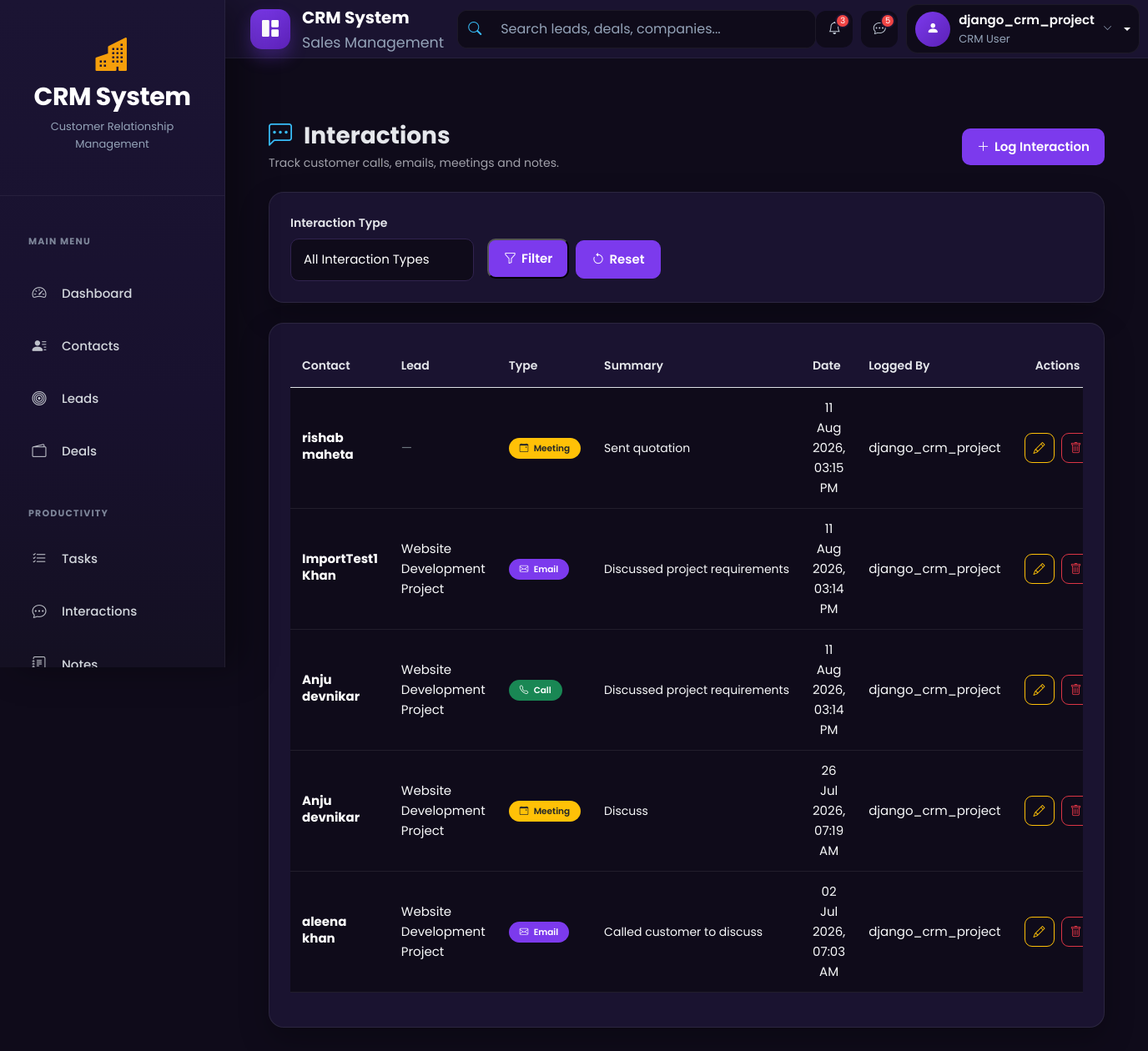
Page /interactions/ (signed in) on the earlier database version.
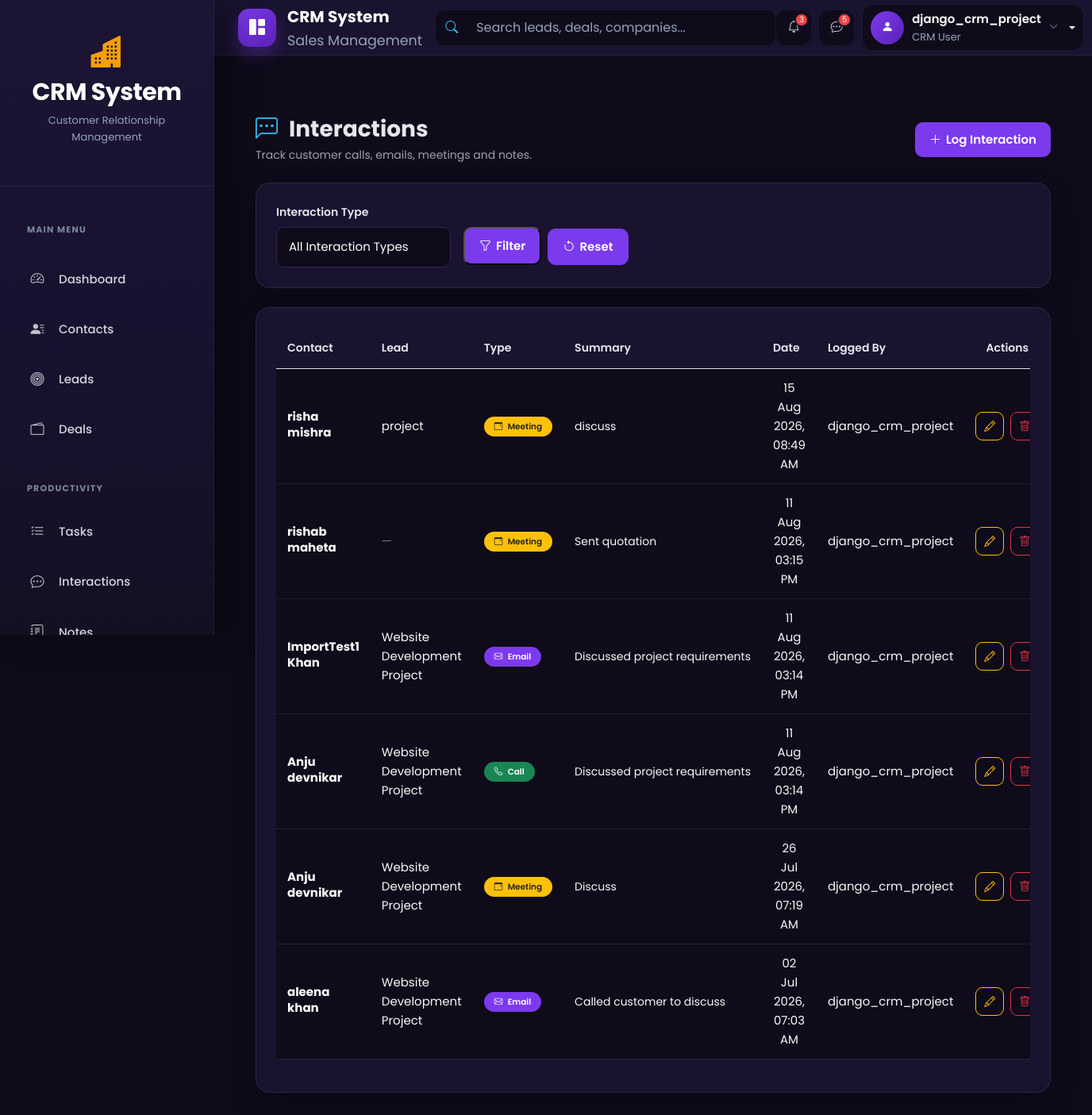
Same page on the later database version.
### interactions/models.py (models this page shows, shortened)
class Interaction(models.Model):
    INTERACTION_CHOICES = (
        ("call", "Call"),
        ("email", "Email"),
        ("meeting", "Meeting"),
        ("note", "Note"),
    )
    contact = models.ForeignKey(
        Contact,
        on_delete=models.CASCADE,
        related_name="interactions",
    )
    lead = models.ForeignKey(
        Lead,
        on_delete=models.SET_NULL,
        null=True,
        blank=True,
        related_name="interactions",
    )
    interaction_type = models.CharField(
        max_length=10,
        choices=INTERACTION_CHOICES,
    )
    summary = models.TextField()
    logged_by = models.ForeignKey(
        settings.AUTH_USER_MODEL,
        on_delete=models.SET_NULL,
        null=True,
        related_name="logged_interactions",
    )
    interaction_date = models.DateTimeField(
        default=timezone.now,
    )
    class Meta:
        ordering = ["-interaction_date"]
        verbose_name = "Interaction"
        verbose_name_plural = "Interactions"

### contacts/models.py (models this page shows)
class Contact(models.Model):
    SOURCE_CHOICES = (
        ('website','Website'),
        ('referral','Referral'),
        ('social','Social Media'),
        ('cold_call','Cold Call'),
    )
    first_name = models.CharField(max_length=100)
    last_name = models.CharField(max_length=100)
    email = models.EmailField(unique=True)
    phone = models.CharField(max_length=20,blank=True)
    company = models.ForeignKey(Company,on_delete=models.SET_NULL,null=True,blank=True)
    assigned_to = models.ForeignKey(settings.AUTH_USER_MODEL,on_delete=models.SET_NULL,null=True,blank=True)
    source = models.CharField(max_length=20,choices=SOURCE_CHOICES)
    created_at = models.DateTimeField(auto_now_add=True)
    def __str__(self):
       return f"{self.first_name} {self.last_name}"

### accounts/models.py (models this page shows)
class CustomUser(AbstractUser):
    ROLE_CHOICES = (
        ('admin', 'Admin'),
        ('agent', 'Agent'),
    )
    role = models.CharField(max_length=10, choices=ROLE_CHOICES, default='agent')
    phone = models.CharField(max_length=15, blank=True, null=True)
    profile_pic = models.ImageField(upload_to="profiles/", blank=True, null=True)
    email = models.EmailField(unique=True)
    is_approved = models.BooleanField(default=False, help_text="Admin approval required for login")
    def __str__(self):
        return self.username

### leads/models.py (models this page shows)
class Lead(models.Model):
    STATUS_CHOICES = [
        ('new','New'),
        ('contacted','Contacted'),
        ('qualified','Qualified'),
        ('proposal','Proposal'),
        ('won','Won'),
        ('lost','Lost'),
    ]
    contact = models.ForeignKey(Contact,on_delete=models.CASCADE)
    title = models.CharField(max_length=200)
    status = models.CharField(max_length=20, choices=STATUS_CHOICES, default='new')
    assigned_to = models.ForeignKey(settings.AUTH_USER_MODEL, on_delete=models.SET_NULL, null=True,blank=True)
    estimated_value = models.DecimalField(max_digits=12, decimal_places=2, default=0)
    expected_close =models.DateField(null=True, blank=True)
    created_at = models.DateTimeField(auto_now_add=True)
    updated_at =models.DateTimeField(auto_now=True)
    def __str__(self):
        return self.title

### interactions/views.py (the view)
class InteractionListView(LoginRequiredMixin, ListView):
    model = Interaction
    template_name = "interactions/interaction_list.html"
    context_object_name = "interactions"
    def get_queryset(self):
        queryset = (
            Interaction.objects
            .select_related(
                "contact",
                "lead",
                "logged_by",
            )
            .order_by(
                "-interaction_date"
            )
        )
        if self.request.user.role != "admin":
            queryset = queryset.filter(
                logged_by=self.request.user
            )
        interaction_type = self.request.GET.get(
            "type"
        )
        if interaction_type:
            queryset = queryset.filter(
                interaction_type=interaction_type
            )
        return queryset

### templates/interactions/interaction_list.html (shortened to what the changed rows need)
{% extends "base.html" %}
{% block content %}
<div class="container-fluid mt-4">
    <div class="d-flex justify-content-between align-items-center flex-wrap gap-3 mb-4">
        <div>
            <h2 class="crm-title mb-1">
                <i class="bi bi-chat-left-dots me-2"
                   style="color:#38bdf8;"></i>
                Interactions
            </h2>
        </div>
    </div>
    <div class="crm-card">
        {% if interactions %}
        <div class="table-responsive">
            <table class="table align-middle crm-contact-table">
                <thead>
                    <tr>
                        <th>Contact</th>
                        <th>Lead</th>
                        <th>Type</th>
                        <th>Summary</th>
                        <th>Date</th>
                        <th>Logged By</th>
                        <th class="text-center">
                            Actions
                        </th>
                    </tr>
                </thead>
                <tbody>
                {% for interaction in interactions %}
                    <tr>
                        <td>
                            <strong class="text-white">
                                {{ interaction.contact }}
                            </strong>
                        </td>
                        <td>
                            {% if interaction.lead %}
                                <span class="text-light">
                                    {{ interaction.lead }}
                                </span>
                            {% else %}
                                <span class="text-secondary">
                                    —
                                </span>
                            {% endif %}
                        </td>
                        <td>
                            {% if interaction.interaction_type == "call" %}
                                <span class="badge bg-success">
                                    <i class="bi bi-telephone me-1"></i>
                                    {{ interaction.get_interaction_type_display }}
                                </span>
                            {% elif interaction.interaction_type == "email" %}
                                <span class="badge bg-primary">
                                    <i class="bi bi-envelope me-1"></i>
                                    {{ interaction.get_interaction_type_display }}
                                </span>
                            {% elif interaction.interaction_type == "meeting" %}
                                <span class="badge bg-warning text-dark">
                                    <i class="bi bi-calendar-event me-1"></i>
                                    {{ interaction.get_interaction_type_display }}
                                </span>
                            {% else %}
                                <span class="badge bg-secondary">
                                    <i class="bi bi-sticky me-1"></i>
                                    {{ interaction.get_interaction_type_display }}
                                </span>
                            {% endif %}
                        </td>
                        <td title="{{ interaction.summary }}">
                            <span class="text-light">
                                {{ interaction.summary|truncatechars:50 }}
                            </span>
                        </td>
                        <td>
                            <span class="text-light">
                                {{ interaction.interaction_date|date:"d M Y, h:i A" }}
                            </span>
                        </td>
                        <td>
                            {% if interaction.logged_by %}
                                <span class="text-light">
                                    {{ interaction.logged_by }}
                                </span>
                            {% else %}
                                <span class="text-secondary">
                                    —
                                </span>
                            {% endif %}
                        </td>
                        <td class="text-center">
                            <div class="btn-group">
                                <a href="{% url 'interactions:interaction_edit' interaction.pk %}"
                                   class="btn btn-sm btn-outline-warning"
                                   title="Edit Interaction">
                                    <i class="bi bi-pencil"></i>
                                </a>
                                <a href="{% url 'interactions:interaction_delete' interaction.pk %}"
                                   class="btn btn-sm btn-outline-danger"
                                   title="Delete Interaction">
                                    <i class="bi bi-trash"></i>
                                </a>
                            </div>
                        </td>
                    </tr>
                {% endfor %}
                </tbody>
            </table>
        </div>
        {% endif %}
    </div>
</div>
{% endblock %}

Differences in the rows shown:
added Interaction: contact "risha mishra", lead "project", interaction_type "Meeting", summary "discuss", interaction_date "15 Aug 2026, 08:49 AM", logged_by "django_crm_project"
